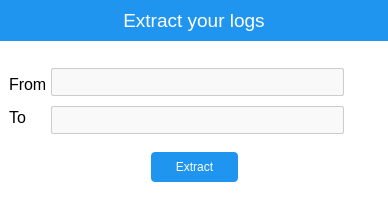
<?xml version="1.0" encoding="UTF-8"?>
<ui version="4.0">
 <class>Dialog</class>
 <widget class="QDialog" name="Dialog">
  <property name="geometry">
   <rect>
    <x>0</x>
    <y>0</y>
    <width>388</width>
    <height>203</height>
   </rect>
  </property>
  <property name="windowTitle">
   <string>Dialog</string>
  </property>
  <property name="styleSheet">
   <string notr="true">background-color: rgb(255, 255, 255);</string>
  </property>
  <layout class="QGridLayout" name="gridLayout">
   <property name="leftMargin">
    <number>0</number>
   </property>
   <property name="topMargin">
    <number>0</number>
   </property>
   <property name="rightMargin">
    <number>0</number>
   </property>
   <property name="bottomMargin">
    <number>0</number>
   </property>
   <item row="0" column="0">
    <widget class="QWidget" name="main_widget" native="true">
     <layout class="QVBoxLayout" name="verticalLayout_4" stretch="0,1">
      <property name="leftMargin">
       <number>0</number>
      </property>
      <property name="topMargin">
       <number>0</number>
      </property>
      <property name="rightMargin">
       <number>0</number>
      </property>
      <property name="bottomMargin">
       <number>0</number>
      </property>
      <item>
       <widget class="QWidget" name="header_widget" native="true">
        <property name="styleSheet">
         <string notr="true">background-color: rgb(31, 149, 239);</string>
        </property>
        <layout class="QVBoxLayout" name="verticalLayout_3">
         <item>
          <widget class="QLabel" name="label_3">
           <property name="font">
            <font>
             <pointsize>14</pointsize>
            </font>
           </property>
           <property name="styleSheet">
            <string notr="true">color:#fff;</string>
           </property>
           <property name="text">
            <string>Extract your logs</string>
           </property>
           <property name="alignment">
            <set>Qt::AlignCenter</set>
           </property>
          </widget>
         </item>
        </layout>
       </widget>
      </item>
      <item>
       <widget class="QWidget" name="body_widget" native="true">
        <property name="styleSheet">
         <string notr="true">QLineEdit{
color: #666;
font-size: 14px;
padding: 4px;
border: 1px solid #ccc;
border-radius: 2px;
background-color: #f9f9f9;
}
QLineEdit:focus {
            border: 1px solid #0078d4;
            background-color: #fff;
        }
</string>
        </property>
        <layout class="QVBoxLayout" name="verticalLayout_5" stretch="1,0">
         <item>
          <layout class="QHBoxLayout" name="horizontalLayout_3">
           <property name="spacing">
            <number>0</number>
           </property>
           <item>
            <layout class="QVBoxLayout" name="verticalLayout">
             <property name="spacing">
              <number>0</number>
             </property>
             <item alignment="Qt::AlignLeft">
              <widget class="QLabel" name="label">
               <property name="font">
                <font>
                 <pointsize>12</pointsize>
                </font>
               </property>
               <property name="text">
                <string>From </string>
               </property>
              </widget>
             </item>
             <item alignment="Qt::AlignLeft">
              <widget class="QLabel" name="label_2">
               <property name="font">
                <font>
                 <pointsize>12</pointsize>
                </font>
               </property>
               <property name="text">
                <string>To</string>
               </property>
              </widget>
             </item>
            </layout>
           </item>
           <item>
            <layout class="QVBoxLayout" name="verticalLayout_2">
             <property name="spacing">
              <number>10</number>
             </property>
             <item>
              <layout class="QHBoxLayout" name="horizontalLayout">
               <property name="spacing">
                <number>15</number>
               </property>
               <item>
                <widget class="QLineEdit" name="lineEdit"/>
               </item>
               <item>
                <widget class="QPushButton" name="pushButton_2">
                 <property name="minimumSize">
                  <size>
                   <width>20</width>
                   <height>20</height>
                  </size>
                 </property>
                 <property name="maximumSize">
                  <size>
                   <width>20</width>
                   <height>20</height>
                  </size>
                 </property>
                 <property name="cursor">
                  <cursorShape>PointingHandCursor</cursorShape>
                 </property>
                 <property name="styleSheet">
                  <string notr="true">border:none;</string>
                 </property>
                 <property name="text">
                  <string/>
                 </property>
                 <property name="icon">
                  <iconset resource="../../assets/resources.qrc">
                   <normaloff>:/icons/calender.png</normaloff>:/icons/calender.png</iconset>
                 </property>
                 <property name="iconSize">
                  <size>
                   <width>20</width>
                   <height>1620</height>
                  </size>
                 </property>
                </widget>
               </item>
              </layout>
             </item>
             <item>
              <layout class="QHBoxLayout" name="horizontalLayout_2">
               <property name="spacing">
                <number>15</number>
               </property>
               <item>
                <widget class="QLineEdit" name="lineEdit_2"/>
               </item>
               <item>
                <widget class="QPushButton" name="pushButton_3">
                 <property name="minimumSize">
                  <size>
                   <width>20</width>
                   <height>20</height>
                  </size>
                 </property>
                 <property name="maximumSize">
                  <size>
                   <width>20</width>
                   <height>20</height>
                  </size>
                 </property>
                 <property name="cursor">
                  <cursorShape>PointingHandCursor</cursorShape>
                 </property>
                 <property name="styleSheet">
                  <string notr="true">border:none;</string>
                 </property>
                 <property name="text">
                  <string/>
                 </property>
                 <property name="icon">
                  <iconset resource="../../assets/resources.qrc">
                   <normaloff>:/icons/calender.png</normaloff>:/icons/calender.png</iconset>
                 </property>
                 <property name="iconSize">
                  <size>
                   <width>20</width>
                   <height>20</height>
                  </size>
                 </property>
                </widget>
               </item>
              </layout>
             </item>
            </layout>
           </item>
          </layout>
         </item>
         <item>
          <layout class="QHBoxLayout" name="horizontalLayout_4">
           <item>
            <spacer name="horizontalSpacer">
             <property name="orientation">
              <enum>Qt::Horizontal</enum>
             </property>
             <property name="sizeHint" stdset="0">
              <size>
               <width>40</width>
               <height>20</height>
              </size>
             </property>
            </spacer>
           </item>
           <item>
            <widget class="QPushButton" name="pushButton">
             <property name="minimumSize">
              <size>
               <width>0</width>
               <height>0</height>
              </size>
             </property>
             <property name="cursor">
              <cursorShape>PointingHandCursor</cursorShape>
             </property>
             <property name="styleSheet">
              <string notr="true">QPushButton{
border:none;
border-radius:4px;
padding:8px;
padding-left:24px;
padding-right:24px;
background-color: rgb(31, 149, 239);
color:white;





}
QPushButton:hover{
background-color:#1668a7;






}</string>
             </property>
             <property name="text">
              <string>Extract</string>
             </property>
            </widget>
           </item>
           <item>
            <spacer name="horizontalSpacer_2">
             <property name="orientation">
              <enum>Qt::Horizontal</enum>
             </property>
             <property name="sizeHint" stdset="0">
              <size>
               <width>40</width>
               <height>20</height>
              </size>
             </property>
            </spacer>
           </item>
          </layout>
         </item>
        </layout>
       </widget>
      </item>
     </layout>
    </widget>
   </item>
  </layout>
 </widget>
 <resources>
  <include location="../../assets/resources.qrc"/>
 </resources>
 <connections/>
</ui>
